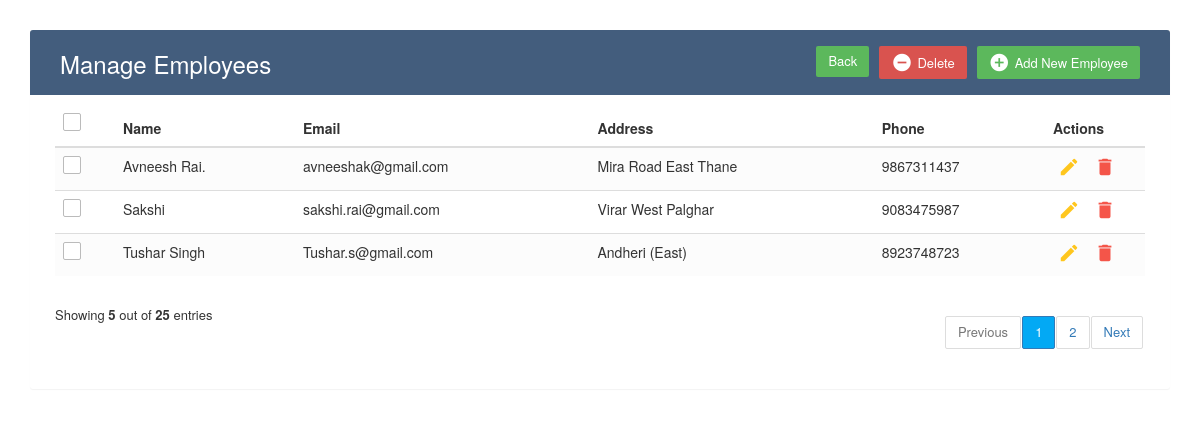
/client/, run on the app's committed database.
### mumbai/models.py (models this page shows, shortened)
class AddClient(models.Model):
    name= models.CharField(max_length=100)
    email = models.EmailField(max_length=20)
    phone = models.IntegerField(max_length=10)
    address = models.CharField(max_length=200)

### tester/views.py (the view)
# urls.py: path('client/',views.Client,name='client'),
def Client(request):
    emp = AddClient.objects.all()
    context ={
        'emp':emp,
    }
    return render(request,'Client.html',context)

### templates/Client.html (shortened to what this page needs)
{% load static %}
<!DOCTYPE html>
<html lang="en">
<head>
	<link rel="stylesheet" href="{% static 'Clients.css' %}">
<link rel="stylesheet" href="https://maxcdn.bootstrapcdn.com/font-awesome/4.7.0/css/font-awesome.min.css">
<link rel="stylesheet" href="https://maxcdn.bootstrapcdn.com/bootstrap/3.3.7/css/bootstrap.min.css">
  <body>
    <div class="container">
        <div class="table-wrapper">
            <div class="table-title">
                <div class="row">
                    <div class="col-sm-6">
						<h2>Manage Employees</h2>
					</div>
					<div class="col-sm-6">
						<a href="#addEmployeeModal" class="btn btn-success" data-toggle="modal"><i class="material-icons">&#xE147;</i> <span>Add New Employee</span></a>
						<a href="#deleteEmployeeModal" class="btn btn-danger" data-toggle="modal"><i class="material-icons">&#xE15C;</i> <span>Delete</span></a>
						<a href="{% url 'home' %}" class="btn btn-success">Back</a>
					</div>
                </div>
            </div>
            <table class="table table-striped table-hover">
                <thead>
                    <tr>
						<th>
							<span class="custom-checkbox">
								<label for="selectAll"></label>
							</span>
						</th>
                        <th>Name</th>
                        <th>Email</th>
						<th>Address</th>
                        <th>Phone</th>
                        <th>Actions</th>
                    </tr>
                </thead>
                <tbody>
					{% for i in emp %}
                    <tr>
						<td>
							<span class="custom-checkbox">
								<label for="checkbox1"></label>
							</span>
						</td>
                        <td>{{i.name}}</td>
                        <td>{{i.email}}</td>
						<td>{{i.address}}</td>
                        <td>{{i.phone}}</td>
                        <td>
                            <a href="#editEmployeeModal-{{forloop.counter}}" class="edit" data-toggle="modal"><i class="material-icons" data-toggle="tooltip" title="Edit">&#xE254;</i></a>
                            <a href="#deleteEmployeeModal-{{forloop.counter}}" class="delete" data-toggle="modal"><i class="material-icons" data-toggle="tooltip" title="Delete">&#xE872;</i></a>
                        </td>
                    </tr>
					{% endfor %}
                </tbody>
            </table>
			<div class="clearfix">
                <div class="hint-text">Showing <b>5</b> out of <b>25</b> entries</div>
                <ul class="pagination">
                    <li class="page-item disabled"><a href="#">Previous</a></li>
					<li class="page-item active"><a href="#" class="page-link">1</a></li>
                    <li class="page-item"><a href="#" class="page-link">2</a></li>
                    <li class="page-item"><a href="#" class="page-link">Next</a></li>
                </ul>
            </div>
        </div>
    </div>
</body>
</html>

### static/Clients.css (style rules this page uses)
body { color: #566787; background: #f5f5f5; font-family: 'Varela Round', sans-serif; font-size: 13px; }
.table-wrapper { background: #fff; padding: 20px 25px; margin: 30px 0; border-radius: 3px; box-shadow: 0 1px 1px rgba(0,0,0,.05); }
.table-title { padding-bottom: 15px; background: #435d7d; color: #fff; padding: 16px 30px; margin: -20px -25px 10px; border-radius: 3px 3px 0 0; }
.table-title h2 { margin: 5px 0 0; font-size: 24px; }
.table-title .btn { color: #fff; float: right; font-size: 13px; border: none; min-width: 50px; border-radius: 2px; border: none; outline: none !important; margin-left: 10px; }
.table-title .btn i { float: left; font-size: 21px; margin-right: 5px; }
.table-title .btn span { float: left; margin-top: 2px; }
table.table tr th, table.table tr td { border-color: #e9e9e9; padding: 12px 15px; vertical-align: middle; }
table.table tr th:first-child { width: 60px; }
table.table tr th:last-child { width: 100px; }
table.table-striped tbody tr:nth-of-type(odd) { background-color: #fcfcfc; }
table.table td:last-child i { opacity: 0.9; font-size: 22px; margin: 0 5px; }
table.table td a { font-weight: bold; color: #566787; display: inline-block; text-decoration: none; outline: none !important; }
table.table td a.edit { color: #FFC107; }
table.table td a.delete { color: #F44336; }
table.table td i { font-size: 19px; }
.pagination { float: right; margin: 0 0 5px; }
.pagination li a { border: none; font-size: 13px; min-width: 30px; min-height: 30px; color: #999; margin: 0 2px; line-height: 30px; border-radius: 2px !important; text-align: center; padding: 0 6px; }
.pagination li.active a, .pagination li.active a.page-link { background: #03A9F4; }
.hint-text { float: left; margin-top: 10px; font-size: 13px; }
.custom-checkbox { position: relative; }
.custom-checkbox label:before { width: 18px; height: 18px; }
.custom-checkbox label:before { content: ''; margin-right: 10px; display: inline-block; vertical-align: text-top; background: white; border: 1px solid #bbb; border-radius: 2px; box-sizing: border-box; z-index: 2; }

### data on the page
AddClient: name "Avneesh Rai.", email "avneeshak@gmail.com", address "Mira Road East Thane", phone "9867311437"
AddClient: name "Sakshi", email "sakshi.rai@gmail.com", address "Virar West Palghar", phone "9083475987"
AddClient: name "Tushar Singh", email "Tushar.s@gmail.com", address "Andheri (East)", phone "8923748723"
